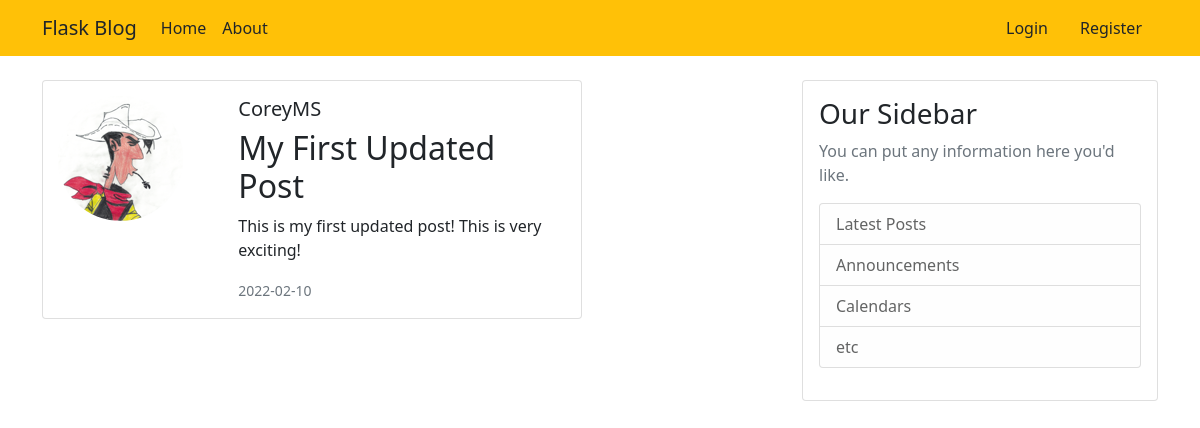
/post/1, run on the app's committed database.
### flaskblog/models.py (models this page shows, shortened)
class User(db.Model, UserMixin):
    id = db.Column(db.Integer, primary_key=True)
    username = db.Column(db.String(20), unique=True, nullable=False)
    email = db.Column(db.String(120), unique=True, nullable=False)
    image_file = db.Column(db.String(20), nullable=False, default='default.jpg')
    password = db.Column(db.String(60), nullable=False)
    posts = db.relationship('Post', backref='author', lazy=True)

class Post(db.Model):
    id = db.Column(db.Integer, primary_key=True)
    title = db.Column(db.String(100), nullable=False)
    date_posted = db.Column(db.DateTime, nullable=False, default=datetime.utcnow)
    content = db.Column(db.Text, nullable=False)
    user_id = db.Column(db.Integer, db.ForeignKey('user.id'), nullable=False)

### flaskblog/routes.py (the view)
@app.route("/post/<int:post_id>")
def post(post_id):
    post = Post.query.get_or_404(post_id)
    return render_template('post.html', title=post.title, post=post)

### flaskblog/templates/post.html (shortened to what this page needs)
{% extends "layout.html" %}
{% block content %}
<div class="card mb-3" style="max-width: 540px;">
  <div class="row g-0">
    <div class="col-md-4">
      <img src="{{ url_for('static', filename='profile_pics/' + post.author.image_file) }}" class="img-fluid rounded-circle account-img" alt="...">
    </div>
    <div class="col-md-8">
      <div class="card-body">
        <h5 class="card-title">{{ post.author.username }}</h5>
        <h2 class="card-text">{{ post.title }}</h2>
        <p class="card-text">{{ post.content }}</p>
        <p class="card-text"><small class="text-muted">{{ post.date_posted.strftime('%Y-%m-%d')}}</small></p>
      </div>
    </div>
  </div>
</div>
{% endblock content %}

### flaskblog/static/main.css (style rules this page uses)
.account-img { height: 125px; width: 125px; margin: 15px; }

### data on the page
User: image_file (picture), author.username "CoreyMS"
Post: title "My First Updated Post", content "This is my first updated post! This is very exciting!", date_posted "2022-02-10"
